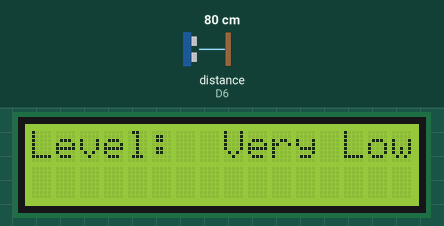
The sketch below on a simulated ESP8266 (NodeMCU). On the bench: 16×2 character LCD. The test bench sets the inputs (shaded band); at power-on: distance to the obstacle (sensor on D6) 80 cm. The echo pulse lasts 58.3 µs per cm; WiFi joins after 1.5 s; servers stay silent unless stated; what the sketch prints to the serial monitor is not drawn.

Above: at 13.4 s.
13.5 s: distance to the obstacle (sensor on D6) set to 2 cm
At 14.7 s:
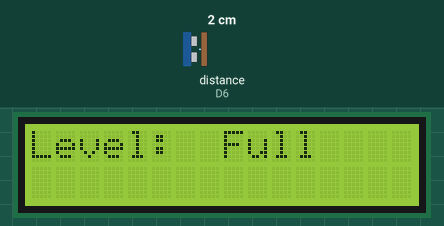
15.3 s: distance to the obstacle (sensor on D6) set to 9 cm
At 16.5 s:
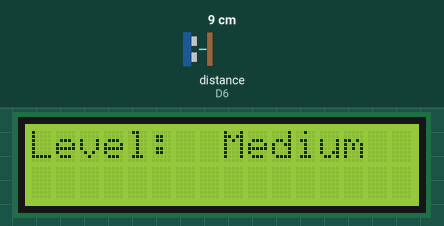
17.3 s: distance to the obstacle (sensor on D6) set to 4 cm
At 18.3 s:
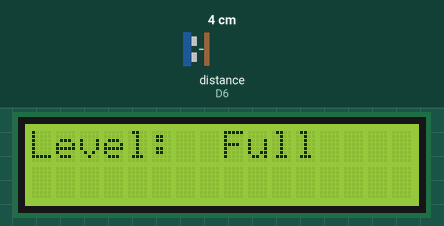
19.4 s: distance to the obstacle (sensor on D6) set to 18 cm
At 21.3 s:
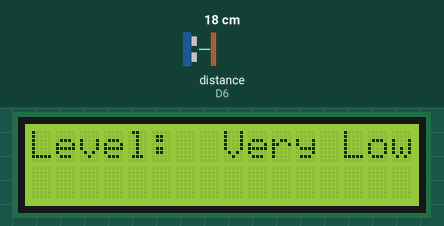
Timing chart, 0 to 22.4 s (numbered marks = the images above; inputs shaded):
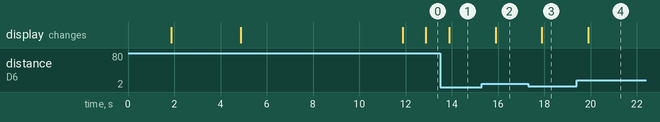

The sketch:

Water-level-indicator.ino
```cpp
#define BLYNK_TEMPLATE_ID "TMPL3NKgjZWZjkfyHo"
#define BLYNK_TEMPLATE_NAME "Water Level Monitoring"
#define BLYNK_AUTH_TOKEN "3CX-aksZvi_XsAdfghjjJKStOW_ZuX_UG_VNcJ"

#include <ESP8266WiFi.h>
#include <WiFiClient.h>
#include <BlynkSimpleEsp8266.h>
#include <LiquidCrystal.h> // Include the standard LiquidCrystal library

LiquidCrystal lcd(5, 4, 0, 2, 14, 12); // RS, EN, D4, D5, D6, D7

char auth[] = BLYNK_AUTH_TOKEN; // Enter your Blynk authentication token
char ssid[] = "WiFi Username"; // Enter your WiFi SSID
char pass[] = "WiFi Password"; // Enter your WiFi password

BlynkTimer timer;
const int trig = D5;
const int echo = D6;
int MaxLevel = 18;

int Level1 = (MaxLevel * 75) / 100;
int Level2 = (MaxLevel * 65) / 100;
int Level3 = (MaxLevel * 55) / 100;
int Level4 = (MaxLevel * 45) / 100;
int Level5 = (MaxLevel * 35) / 100;

void setup() {
  Serial.begin(9600);
  lcd.begin(16, 2); // Initialize the LCD with correct column and row count
  pinMode(trig, OUTPUT);
  pinMode(echo, INPUT);
  Blynk.begin(auth, ssid, pass, "blynk.cloud", 80);
  Serial.print("LCD 1");
  lcd.setCursor(3, 0);  // Set cursor to first column of first row
  lcd.print("Tech Trends");
  Serial.print("LCD 2");
  delay(3000);
  lcd.clear();
  lcd.setCursor(3, 0);
  lcd.print("Water level");
  lcd.setCursor(3, 1);
  lcd.print("Monitoring");
  delay(7000);
  lcd.clear();

  // Call the functions
  timer.setInterval(100L, ultrasonic);
}

void loop() {
  Blynk.run();
  timer.run(); // Run the BlynkTimer
  delay(1000);
}

void ultrasonic() {
  digitalWrite(trig, LOW);
  delayMicroseconds(4);
  digitalWrite(trig, HIGH);
  delayMicroseconds(10);
  digitalWrite(trig, LOW);
  long t = pulseIn(echo, HIGH);
  int distance = t / 29 / 2;

  int blynkDistance = (distance - MaxLevel) * -1;
  if (distance <= MaxLevel) {
    Blynk.virtualWrite(V0, blynkDistance);
    Serial.print("Distance: ");
    Serial.print(blynkDistance);
    Serial.println(" cm");
  } else {
    Blynk.virtualWrite(V0, 0);
  }

  lcd.setCursor(0, 0);
  lcd.print("Level:");

  if (Level1 <= distance) {
    lcd.setCursor(8, 0); // Corrected column position
    lcd.print("Very Low   ");
  } else if (Level2 <= distance && Level1 > distance) {
    lcd.setCursor(8, 0); // Corrected column position
    lcd.print("Low       ");
  } else if (Level3 <= distance && Level2 > distance) {
    lcd.setCursor(8, 0); // Corrected column position
    lcd.print("Medium    ");
  } else if (Level4 <= distance && Level3 > distance) {
    lcd.setCursor(8, 0); // Corrected column position
    lcd.print("High      ");
  } else if (Level5 >= distance) {
    lcd.setCursor(8, 0); // Corrected column position
    lcd.print("Full      ");
  }
}
```

Measured:
- after the input at 13.5 s, the display: changes after 0.39 s (image 1)
- after the input at 15.3 s, the display: changes after 0.59 s (image 2)
- after the input at 17.3 s, the display: changes after 0.60 s (image 3)
- after the input at 19.4 s, the display: changes after 0.51 s (image 4)
